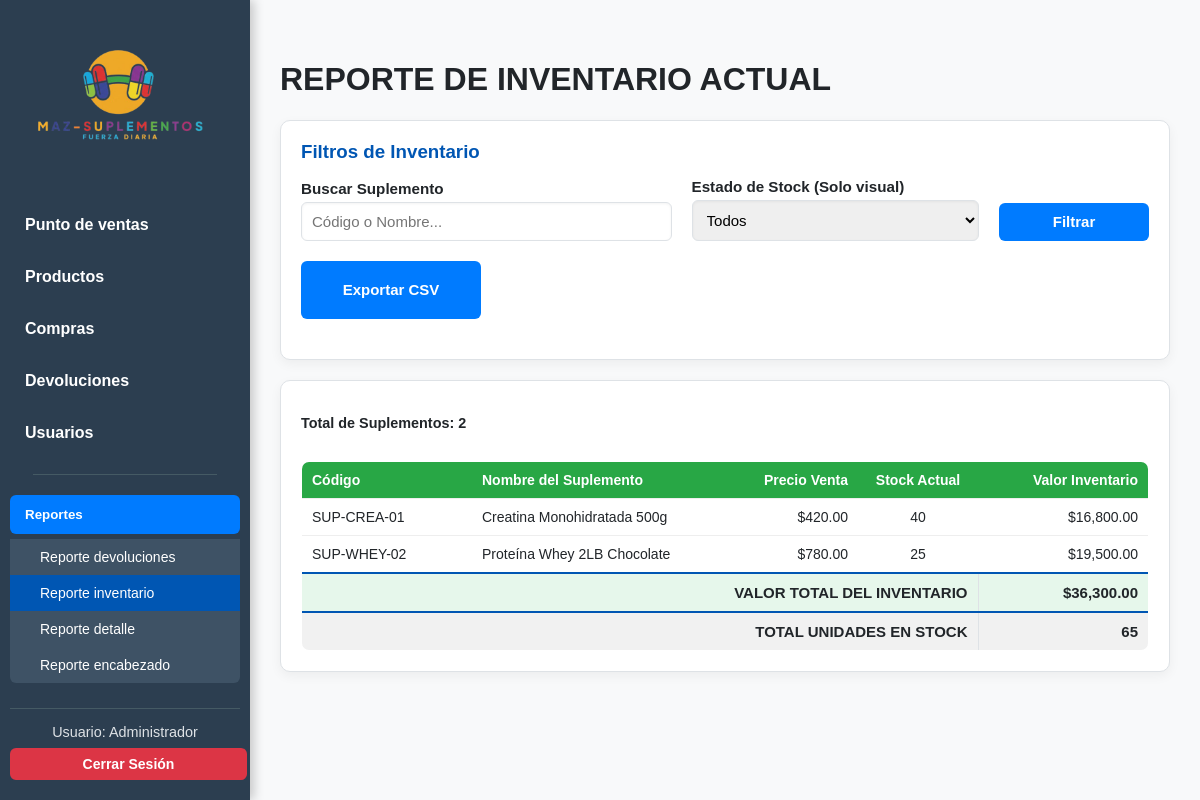
The page /reportes/inventario.php (signed in) on the database its author committed.
### tables this page shows
CREATE TABLE existencias (
    id INT AUTO_INCREMENT PRIMARY KEY,
    id_suplemento INT NOT NULL UNIQUE,
    cantidad INT NOT NULL DEFAULT 0,
    ultima_actualizacion DATETIME DEFAULT CURRENT_TIMESTAMP 
        ON UPDATE CURRENT_TIMESTAMP,
    FOREIGN KEY (id_suplemento) REFERENCES suplementos(id) ON DELETE CASCADE
);

CREATE TABLE suplementos (
    id INT AUTO_INCREMENT PRIMARY KEY,
    codigo VARCHAR(50) NOT NULL UNIQUE COMMENT 'Código SKU o interno',
    nombre VARCHAR(150) NOT NULL,
    marca VARCHAR(100),
    descripcion TEXT NULL,
    precio_venta DECIMAL(10,2) NOT NULL,
    estatus TINYINT(1) NOT NULL DEFAULT 1,
    created_at DATETIME DEFAULT CURRENT_TIMESTAMP,
    INDEX idx_busqueda (nombre, codigo)
);

### reportes/inventario.php (the view, shortened to what this page needs)
<?php
require_once '../config/db.php';
$filtro_q = isset($_GET['q']) ? $mysqli->real_escape_string($_GET['q']) : '';
$solo_activos = isset($_GET['activos']);
$filtro_stock = $_GET['stock'] ?? 'todos';
$sql = "
    SELECT
        s.codigo,
        s.nombre,
        s.precio_venta AS precio,
        e.cantidad AS existencia,
        s.estatus
    FROM suplementos s
    JOIN existencias e ON s.id = e.id_suplemento
    WHERE 1=1
";
$sql .= " ORDER BY s.nombre";
$resultado = $mysqli->query($sql);
$productos = [];
$total_existencias = 0;
$valor_total_inventario = 0;
while ($row = $resultado->fetch_assoc()) {
    $row['estado_str'] = ($row['estatus'] == 1) ? 'ACTIVO' : 'INACTIVO';
    $row['valor_linea'] = $row['existencia'] * $row['precio'];
    $total_existencias += $row['existencia'];
    $valor_total_inventario += $row['valor_linea'];
    $productos[] = $row;
}
$total_items = count($productos);
$titulo_reporte = "REPORTE DE INVENTARIO ACTUAL";
?>
<!doctype html>
<html lang="es">
<head>
    <link rel="stylesheet" href="../css/inventarioReportes.css?v=<?php echo time(); ?>">
</head>
<body>
    <div class="navbar">
        <div class="navbar-logo">
            <img src="../assets/ImgLogo.png" alt="Logo">
        </div>
        <div class="navbar-menu">
            <a href="../ventas.php" class="nav-link">Punto de ventas</a>
            <a href="../productos.php" class="nav-link">Productos</a>
            <a href="../compras.php" class="nav-link">Compras</a>
            <a href="../devoluciones.php" class="nav-link">Devoluciones</a>
            <a href="../usuarios.php" class="nav-link">Usuarios</a>
            <div class="nav-divider"></div>
            <div class="dropdown">
                <button class="dropbtn active">Reportes</button>
                <div class="dropdown-content show">
                    <a href="devoluciones.php">Reporte devoluciones</a>
                    <a href="inventario.php" class="active">Reporte inventario</a>
                    <a href="ventas_detalle.php">Reporte detalle</a>
                    <a href="ventas_encabezado.php">Reporte encabezado</a>
                </div>
            </div>
            <div class="navbar-user-info">
                <span class="user-text">Usuario: Administrador</span>
                <a href="../index.php" class="btn-logout">Cerrar Sesión</a>
            </div>
        </div>
    </div>
    <div class="main-container">
        <div class="report-header">
             <h1 class="report-title"><?php echo $titulo_reporte; ?></h1>
             </div>
        <div class="card filtros-print mb-20">
            <h3 class="mb-15">Filtros de Inventario</h3>
            <form method="GET">
                <div class="filters-container">
                    <div class="filter-group-large">
                        <label for="q">Buscar Suplemento</label>
                        <input
                            type="text"
                            id="q"
                            name="q"
                            placeholder="Código o Nombre..."
                            class="filter-input"
                            value="<?php echo htmlspecialchars($filtro_q); ?>"
                        >
                    </div>
                    <div class="filter-group">
                        <label for="stock">Estado de Stock (Solo visual)</label>
                        <select id="stock" name="stock" class="filter-input">
                            <option value="todos"   <?php if ($filtro_stock === 'todos')   echo 'selected'; ?>>Todos</option>
                        </select>
                    </div>
                    <button type="submit" class="btn-general w-150">Filtrar</button>
                    <?php
                        $csv_url = "../reportes/exportar.php?tipo=inventario"
                                 . "&q=" . urlencode($filtro_q)
                                 . "&activos=" . ($solo_activos ? "1" : "0");
                    ?>
                    <a href="<?php echo $csv_url; ?>" class="btn-general w-150">
                        Exportar CSV
                    </a>
                </div>
            </form>
        </div>
        <div class="card">
            <p class="font-bold text-sm">
                Total de Suplementos: <?php echo $total_items; ?>
            </p>
            <div class="table-responsive">
                <table>
                    <thead>
                        <tr class="bg-green">
                            <th class="w-150">Código</th>
                            <th>Nombre del Suplemento</th>
                            <th class="w-120 text-right">Precio Venta</th>
                            <th class="w-100 text-center">Stock Actual</th>
                            <th class="w-150 text-right">Valor Inventario</th>
                        </tr>
                    </thead>
                    <tbody>
                        <?php if ($total_items > 0): ?>
                            <?php foreach ($productos as $producto): ?>
                            <tr>
                                <td><?php echo htmlspecialchars($producto['codigo']); ?></td>
                                <td><?php echo htmlspecialchars($producto['nombre']); ?></td>
                                <td class="text-right">
                                    $<?php echo number_format($producto['precio'], 2); ?>
                                </td>
                                <td class="text-center">
                                    <?php echo number_format($producto['existencia'], 0); ?>
                                </td>
                                <td class="text-right">
                                    $<?php echo number_format($producto['valor_linea'], 2); ?>
                                </td>
                            </tr>
                            <?php endforeach; ?>
                        <?php endif; ?>
                    </tbody>
                    <tfoot>
                        <tr>
                            <td colspan="4" class="text-right font-bold bg-light-green">
                                VALOR TOTAL DEL INVENTARIO
                            </td>
                            <td class="text-right font-bold bg-light-green">
                                $<?php echo number_format($valor_total_inventario, 2); ?>
                            </td>
                        </tr>
                        <tr>
                            <td colspan="4" class="text-right font-bold bg-light-gray">
                                TOTAL UNIDADES EN STOCK
                            </td>
                            <td class="text-right font-bold bg-light-gray">
                                <?php echo number_format($total_existencias, 0); ?>
                            </td>
                        </tr>
                    </tfoot>
                </table>
            </div>
        </div>
    </div>
</body>
</html>

### rows shown on the page
existencias: id_suplemento.codigo "SUP-CREA-01", id_suplemento.nombre "Creatina Monohidratada 500g", id_suplemento.precio_venta "420.00", cantidad "40", valor_linea "16,800.00"
existencias: id_suplemento.codigo "SUP-WHEY-02", id_suplemento.nombre "Proteína Whey 2LB Chocolate", id_suplemento.precio_venta "780.00", cantidad "25", valor_linea "19,500.00"

### other values the page prints
$titulo_reporte "REPORTE DE INVENTARIO ACTUAL"
$total_items "2"
$valor_total_inventario "36,300.00"
$total_existencias "65"
